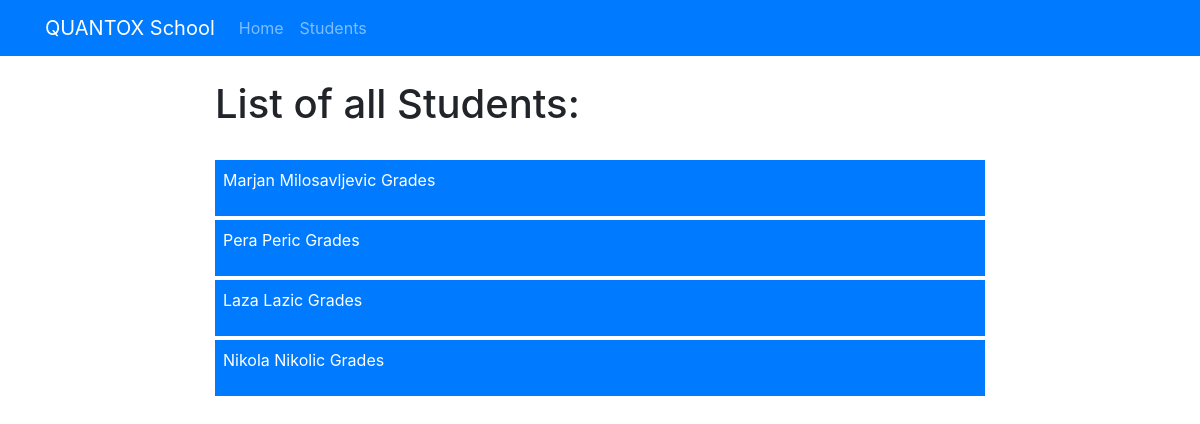
Page /?controller=students&action=index on the committed database.
### tables this page shows
CREATE TABLE grades (
    student_id int NOT NULL,
    school_board varchar(10),
    mathematics int,
    english int,
    programing int,
    art int,
    FOREIGN KEY (student_id) REFERENCES students(student_id)
);

create table students (student_id int primary key auto_increment, student_name varchar(50), student_lastname varchar(50));

### views/layout.php (called while the page is built)
<?php require_once('inc/header.php'); ?>
<?php require_once('inc/navbar.php'); ?>
<?php require_once('routes.php'); ?>
<?php require_once('inc/footer.php'); ?>

### index.php (called while the page is built, shortened)
<?php
	if (isset($_GET['controller']) && isset($_GET['action'])) {
		$controller = $_GET['controller'];
		$action     = $_GET['action'];
	} else {
		$controller = 'pages';
		$action = 'home';
	}
	require_once('views/layout.php');

### controllers/students_controller.php (called while the page is built, shortened)
<?php
	class StudentsController {
		public function index() {
			$students = Student::all();
			require_once('views/students/index.php');
		}
	}

### models/student.php (called while the page is built, shortened)
<?php
	class Student {
		public function __construct( $student_id, $student_name, $student_lastname, $school_board, $mathematics, $english, $programing, $art) {
			$this->student_id       = $student_id;
			$this->student_name     = $student_name;
			$this->student_lastname = $student_lastname;
		}
		public static function all() {
			$list = [];
			$db = Db::getInstance();
			$req = $db->query( 'SELECT b.student_id,
									   b.student_name,
								       b.student_lastname,
								       a.school_board,
								       a.mathematics,
								       a.english,
								       a.programing,
								       a.art
								FROM grades a
								JOIN students b
								ON a.student_id = b.student_id');
			foreach ($req->fetchAll() as $student) {
				$list[] = new Student(
										$student['student_id'],
										$student['student_name'],
										$student['student_lastname'],
										$student['school_board'],
										$student['mathematics'],
										$student['english'],
										$student['programing'],
										$student['art']
									 );
			}
			return $list;
		}
	}

### views/students/index.php (the view)
<div class="container-fluid">
	<div class="row">
		<div class="col-lg-8 mx-auto mt-4">
			<h1>List of all Students:</h1>
		</div>
		<div class="col-lg-8 mx-auto mt-4">
			<?php foreach($students as $student) { ?>
				<div class="p-2 bg-primary mb-1">
				<p>
					<a href="?controller=students&action=show&student_id=<?php echo $student->student_id;?>" class="text-white">
						<?php echo $student->student_name . ' ' . $student->student_lastname . ' Grades'; ?>
					</a>
				</p>
				</div>
			<?php } ?>
		</div>
	</div>
</div>

### views/inc/header.php (shortened to what this page needs)
<!DOCTYPE html>
<html lang="en">
	<head>
		<link rel="stylesheet" href="https://stackpath.bootstrapcdn.com/bootstrap/4.3.1/css/bootstrap.min.css">
	</head>
	<body>

### views/inc/navbar.php (shortened to what this page needs)
<div class="navbar navbar-expand-lg navbar-dark bg-primary">
	<div class="container">
		<a href="../" class="navbar-brand">QUANTOX School</a>
		<div class="collapse navbar-collapse" id="navbarResponsive">
			<ul class="navbar-nav">
				<li class="nav-item">
					<a class="nav-link" href="index.php">Home</a>
				</li>
				<li class="nav-item">
					<a class="nav-link" href="?controller=students&action=index">Students</a>
				</li>
			</ul>
		</div>
	</div>
</div>

### routes.php (shortened to what this page needs)
<?php
	function call($controller, $action) {
		switch ($controller) {
			case 'students':
				require_once('models/student.php');
				$controller = new StudentsController();
				break;
		}
		$controller->{ $action }();
	}
	$controllers = array(
		'pages' => ['home', 'error'],
		'students' => ['index', 'show']
	);
	if (array_key_exists($controller, $controllers)) {
		if (in_array($action, $controllers[$controller])) {
			call($controller, $action);
		} else {
			call('pages', 'error');
		}
	} else {
		call('pages', 'error');
	}

### views/inc/footer.php (shortened to what this page needs)
	</body>
</html>

### rows in the picture
grades: student_id.student_name "Marjan", student_id.student_lastname "Milosavljevic"
grades: student_id.student_name "Pera", student_id.student_lastname "Peric"
grades: student_id.student_name "Laza", student_id.student_lastname "Lazic"
grades: student_id.student_name "Nikola", student_id.student_lastname "Nikolic"
